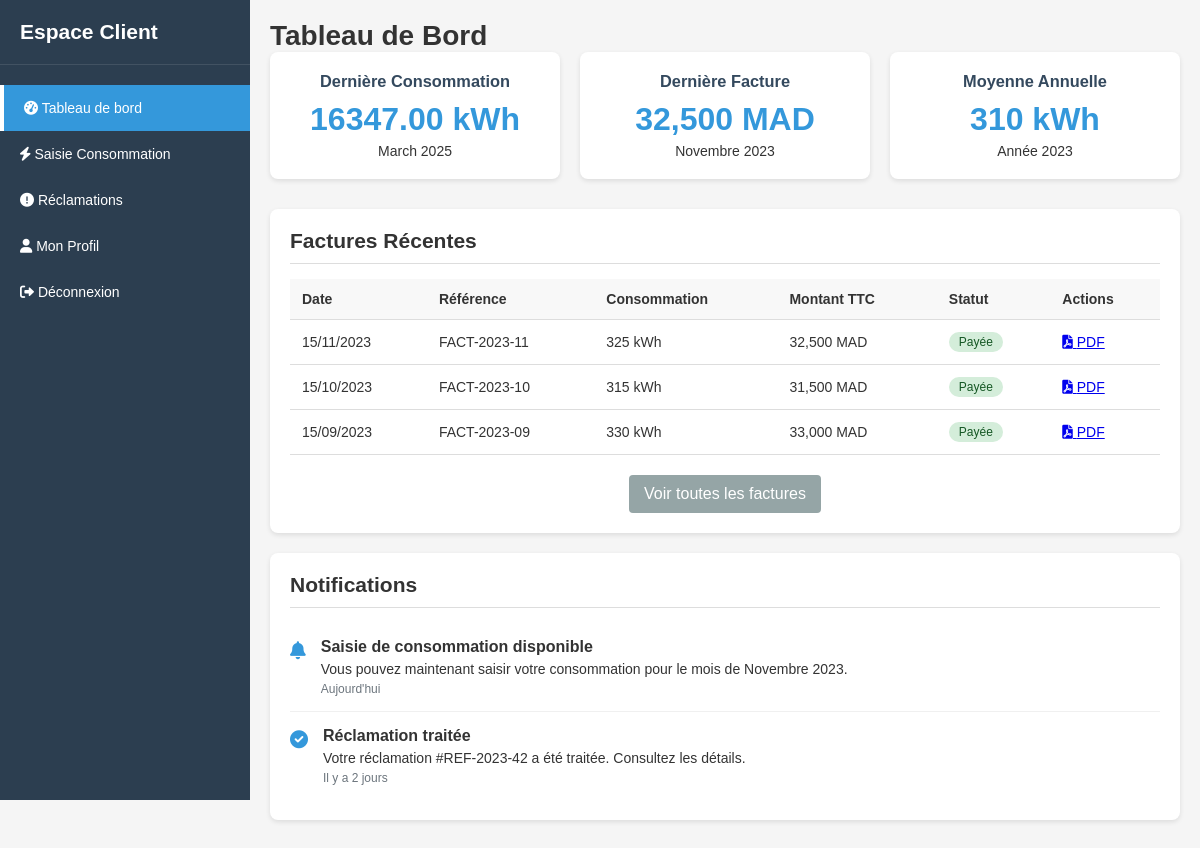
/ihm/client/dashboard.php (signed in), run on an earlier commit of the app's database.
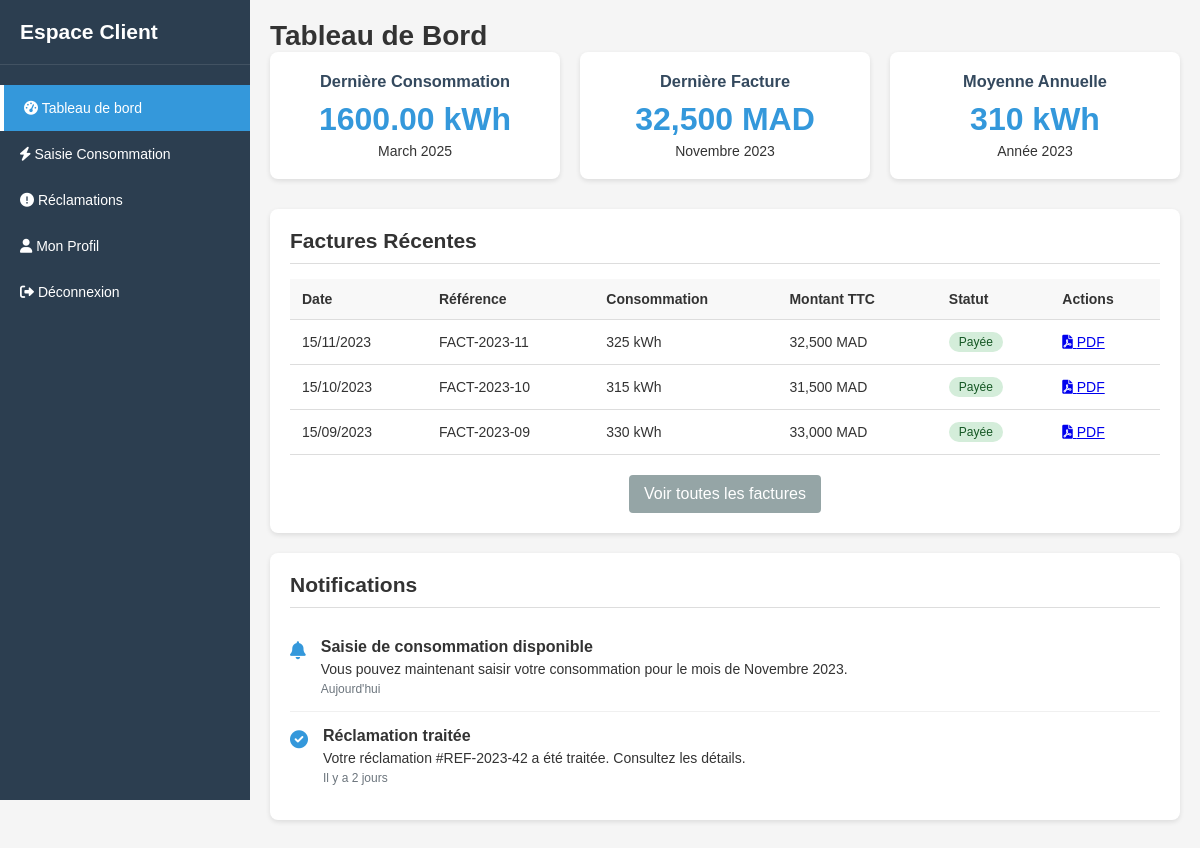
And on a later commit of the database.
### tables this page shows
CREATE TABLE `consommations_mensuelles` (
  `consommation_id` int NOT NULL AUTO_INCREMENT,
  `client_id` int NOT NULL,
  `compteur_id` int NOT NULL,
  `kw` decimal(10,2) NOT NULL,
  `image_path` varchar(255) NOT NULL,
  `created_at` datetime DEFAULT CURRENT_TIMESTAMP,
  PRIMARY KEY (`consommation_id`),
  KEY `client_id` (`client_id`),
  KEY `compteur_id` (`compteur_id`),
  CONSTRAINT `consommations_mensuelles_ibfk_1` FOREIGN KEY (`client_id`) REFERENCES `clients` (`client_id`),
  CONSTRAINT `consommations_mensuelles_ibfk_2` FOREIGN KEY (`compteur_id`) REFERENCES `compteurs` (`compteur_id`)
);

### DB/connexion.php (called while the page is built)
<?php
class Database {
    private static $instance = null;
    private $pdo;
    private function __construct() {
        $host = '127.0.0.1';
        $dbName = 'electricite_db';
        $user = 'root';
        $password = '';
        $dsn = "mysql:host={$host};dbname={$dbName};charset=utf8mb4";
        try {
            $this->pdo = new PDO($dsn, $user, $password, [
                PDO::ATTR_ERRMODE => PDO::ERRMODE_EXCEPTION,
                PDO::ATTR_DEFAULT_FETCH_MODE => PDO::FETCH_ASSOC
            ]);
        } catch (PDOException $e) {
            die("Erreur de connexion à la base de données : " . $e->getMessage());
        }
    }
    public static function getInstance(): Database {
        if (self::$instance === null) {
            self::$instance = new Database();
        }
        return self::$instance;
    }
    public function getConnection(): PDO {
        return $this->pdo;
    }
}

### traitement/consommationService.php (called while the page is built, shortened)
<?php
require_once __DIR__ . '/../DB/consommationDAO.php';
require_once __DIR__ . '/../models/consommationMensuelle.php';
class consommationService {
    private $consommationRepository;
    public function __construct() {
        $this->consommationRepository = new ConsommationDAO();
    }
    public function getLastMonthlyConsumption($clientId)
    {
        return $this->consommationRepository->getLastNormalConsumption($clientId);
    }
}

### DB/consommationDAO.php (called while the page is built, shortened)
<?php
require_once '../../models/consommationMensuelle.php';
require_once 'connexion.php';
class ConsommationDAO
{
    private $db;
    public function __construct()
    {
        $this->db = Database::getInstance()->getConnection();
    }
public function getLastNormalConsumption($clientId)
    {
        $stmt = $this->db->prepare("
            SELECT cm.consommation_id, cm.kw, cm.image_path, cm.created_at
            FROM consommations_mensuelles cm
            LEFT JOIN anomalies_consommation ac ON cm.consommation_id = ac.consommation_id
            WHERE cm.client_id = :client_id
            AND ac.anomalie_id IS NULL
            ORDER BY cm.created_at DESC
            LIMIT 1
        ");
        $stmt->execute(['client_id' => $clientId]);
        $row = $stmt->fetch();
        $consumption = new ConsommationMensuelle($row['kw'], $row['image_path'], $row['created_at']);
        $consumption->setId($row['consommation_id']);
        return $consumption;
    }
}

### models/consommationMensuelle.php (called while the page is built, shortened)
<?php
class ConsommationMensuelle
{
    private $kw;
    private $createdAt;
    public function __construct($kw, $imagePath, $createdAt = null)
    {
        $this->kw = $kw;
        $this->createdAt = $createdAt;
    }
    public function getKw()
    {
        return $this->kw;
    }
    public function getCreatedAt()
    {
        return $this->createdAt;
    }
}

### ihm/client/dashboard.php (the view, shortened to what the changed rows need)
<?php
$clientId = $_SESSION['client_id'];
require_once '../../traitement/consommationService.php';
$consommationService = new ConsommationService();
$lastConsumption = $consommationService->getLastMonthlyConsumption($clientId);
$consumptionDate = !empty($lastConsumption) ? date('F Y', strtotime($lastConsumption->getCreatedAt())) : 'N/A';
$consumptionValue = !empty($lastConsumption) ? $lastConsumption->getKw() : 0;
?>
<!DOCTYPE html>
<html lang="fr">
<head>
    <link rel="stylesheet" href="../../assets/css/main.css">
    <link rel="stylesheet" href="https://cdnjs.cloudflare.com/ajax/libs/font-awesome/6.0.0-beta3/css/all.min.css">
</head>
<body>
    <div class="app-container">
        <div class="sidebar">
            <div class="sidebar-header">
                <h2>Espace Client</h2>
            </div>
        </div>
        <div class="main-content">
            <h1>Tableau de Bord</h1>
            <div class="dashboard-stats">
                <div class="stat-card">
                    <h3>Dernière Consommation</h3>
                    <div class="value"><?php echo $consumptionValue; ?> kWh</div>
                    <p><?php echo $consumptionDate; ?></p>
                </div>
            </div>
            <div class="card">
                <div class="card-header">
                    <h2>Factures Récentes</h2>
                </div>
                <table>
                    <thead>
                        <tr>
                            <th>Date</th>
                            <th>Référence</th>
                            <th>Consommation</th>
                            <th>Montant TTC</th>
                            <th>Statut</th>
                            <th>Actions</th>
                        </tr>
                    </thead>
                </table>
            </div>
            <div class="card">
                <div class="card-header">
                    <h2>Notifications</h2>
                </div>
            </div>
        </div>
    </div>
</body>
</html>

What changed in the data, as far as the page shows it:
removed consommations_mensuelles: kw "16347.00", created_at "March 2025"
now on this page (row edited): consommations_mensuelles: kw "1600.00", created_at "March 2025"
